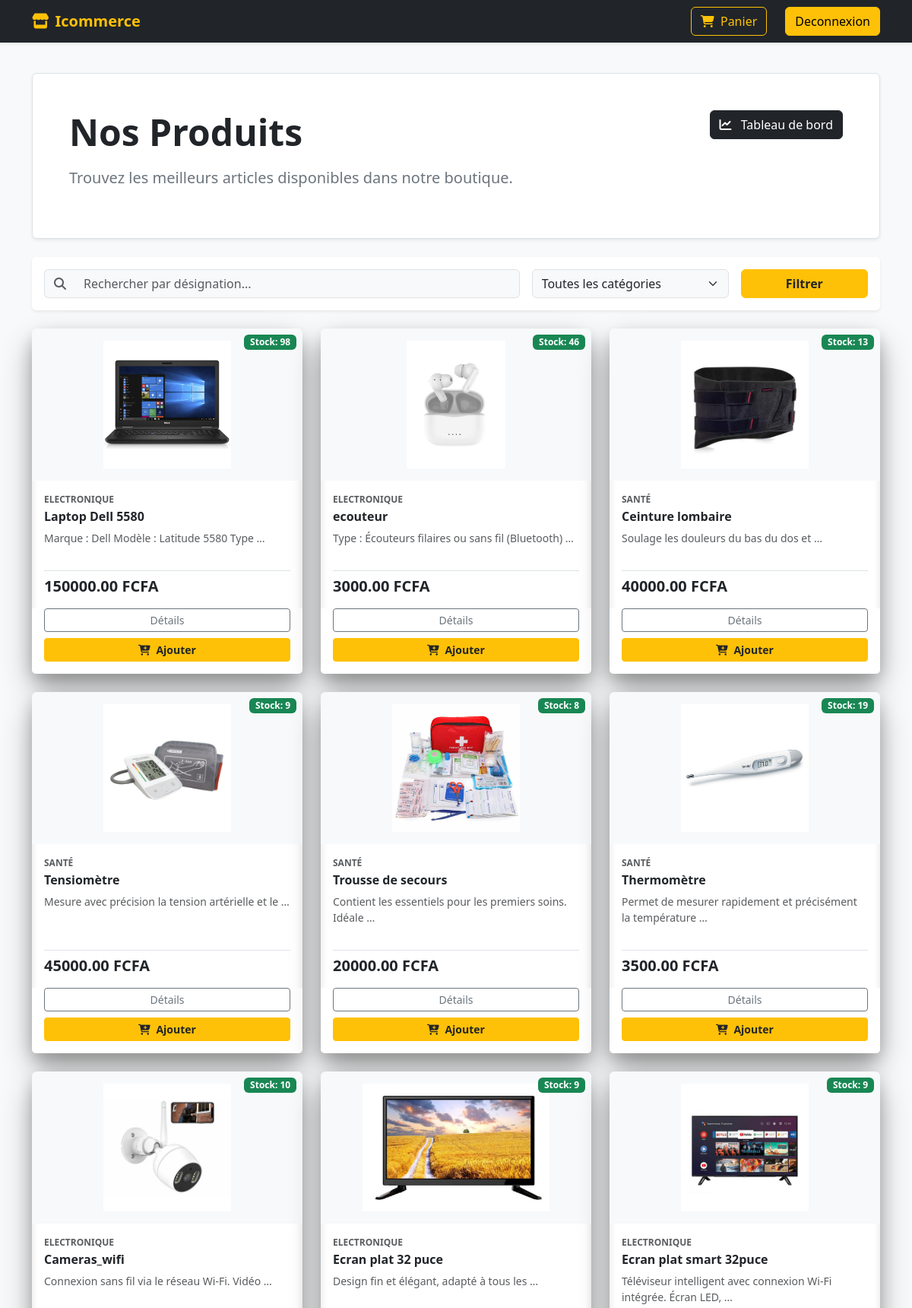
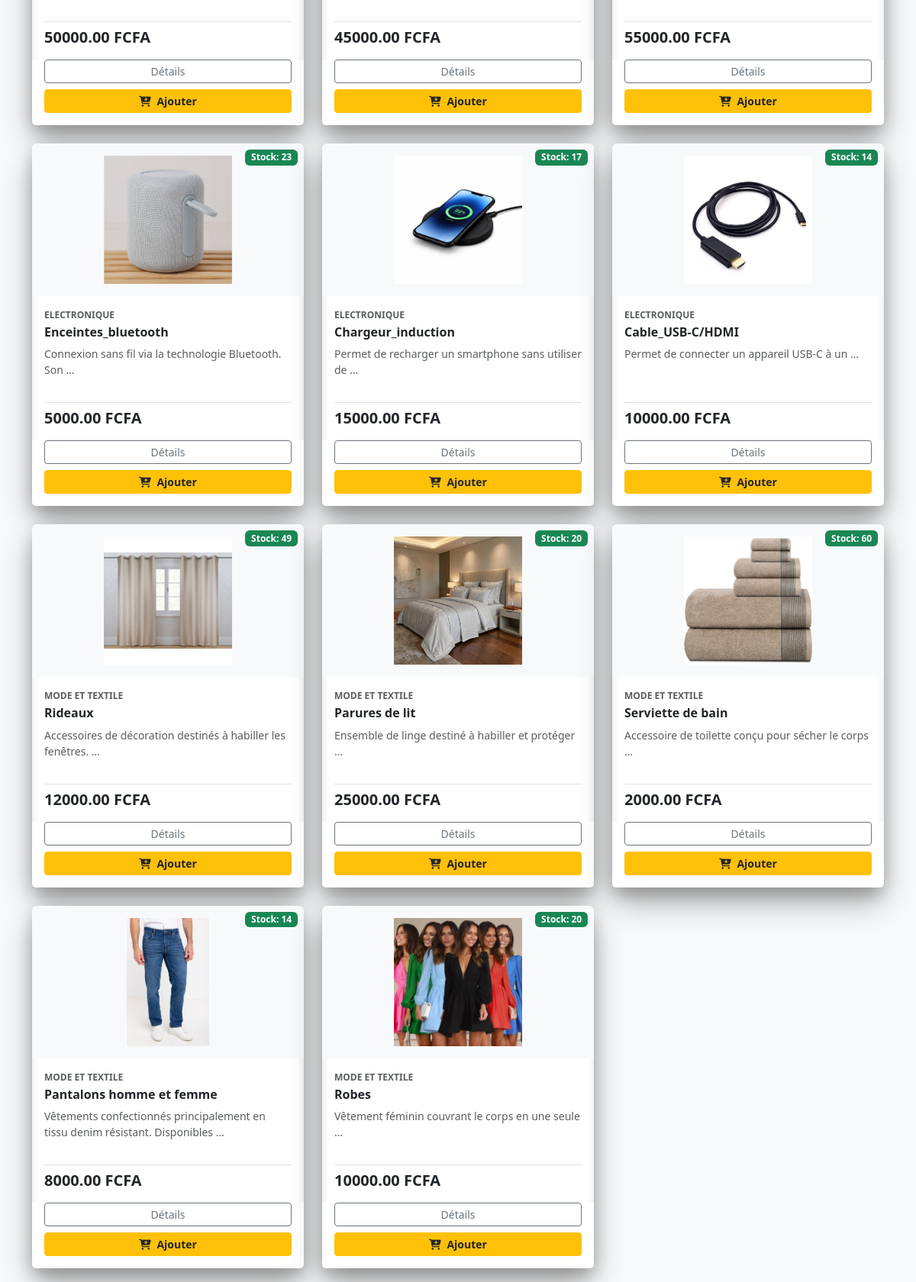
Screenshot of / (signed in, upper part) with the database file from the repository (2 pictures, top to bottom).
### vente/models.py (models this page shows, shortened)
class Produit(models.Model):
    categorie = models.ForeignKey(
        Categorie,
        on_delete=models.CASCADE
    )
    designation = models.CharField(max_length=150)
    description = models.TextField()
    prix_achat = models.DecimalField(
        max_digits=10,
        decimal_places=2,
        default=0
    )
    prix_vente = models.DecimalField(
        max_digits=10,
        decimal_places=2,
        default=0
    )
    stock = models.PositiveIntegerField(default=0)
    image = models.ImageField(
        upload_to='produits/',
        blank=True,
        null=True
    )

class Categorie(models.Model):
    nom = models.CharField(max_length=100)

### vente/views.py (the view)
def catalogue(request):
    produits = Produit.objects.all()
    categories = Categorie.objects.all()
    query = request.GET.get("q")
    if query:
        produits = produits.filter(
            designation__icontains=query
        )
    categorie_id = request.GET.get("categorie")
    if categorie_id:
        produits = produits.filter(
            categorie_id=categorie_id
        )
    context = {
        "produits": produits,
        "categories": categories,
    }
    return render(
        request,
        "vente/catalogue.html",
        context,
    )

### vente/templates/vente/catalogue.html (shortened to what this page needs)
{% extends 'vente/base.html' %}
{% load static %}
{% block content %}
<div class="container">
    <div class="p-4 p-md-5 mb-4 rounded text-body-emphasis bg-white shadow-sm border">
    <div class="d-flex justify-content-between align-items-start">
        <div class="col-lg-8 px-0">
            <h1 class="display-5 fw-bold text-dark">
                Nos Produits
            </h1>
            <p class="lead my-3 text-secondary">
                Trouvez les meilleurs articles disponibles dans notre boutique.
            </p>
        </div>
      {% if user.is_authenticated and user.is_staff %}
    <div>
        <a href="{% url 'vente:tableau_bord_admin' %}"
           class="btn btn-dark">
            <i class="fa-solid fa-chart-line me-2"></i>
            Tableau de bord
        </a>
    </div>
{% endif %}
    </div>
</div>
    <div class="card shadow-sm mb-4 border-0">
        <div class="card-body bg-white rounded">
            <form method="GET" action="{% url 'vente:catalogue' %}" class="row g-3">
                <div class="col-md-7">
                    <div class="input-group">
                        <span class="input-group-text bg-light border-end-0"><i class="fa-solid fa-magnifying-glass text-muted"></i></span>
                        <input type="text" name="q" class="form-control border-start-0 bg-light" placeholder="Rechercher par désignation..." value="{{ request.GET.q }}">
                    </div>
                </div>
                <div class="col-md-3">
                    <select name="categorie" class="form-select bg-light">
                        <option value="">Toutes les catégories</option>
                    </select>
                </div>
                <div class="col-md-2 d-grid">
                    <button type="submit" class="btn btn-warning text-dark fw-bold">Filtrer</button>
                </div>
            </form>
        </div>
    </div>
    <div class="row row-cols-1 row-cols-sm-2 row-cols-md-3 row-cols-lg-3 g-4">
        {% for produit in produits %}
            <div class="col">
                <div class="card h-100 border-0 rounded-4"
                   style="box-shadow:
                   0 20px 40px rgba(0,0,0,0.30),
                   0 10px 20px rgba(0,0,0,0.20),
                   inset 0 3px 8px rgba(255,255,255,0.7),
                   inset 0 -5px 10px rgba(0,0,0,0.15);">
                    <div class="position-relative text-center bg-light rounded-top p-3" style="height: 200px;">
                        {% if produit.image %}
                            <img src="{{ produit.image.url }}" class="img-fluid h-100" style="object-fit: contain;" alt="{{ produit.designation }}">
                        {% else %}
                            <div class="d-flex align-items-center justify-content-center h-100 text-muted">
                                <i class="fa-solid fa-image fa-3x"></i>
                            </div>
                        {% endif %}
                        {% if produit.stock > 0 %}
                            <span class="badge bg-success position-absolute top-0 end-0 m-2">Stock: {{ produit.stock }}</span>
                        {% else %}
                            <span class="badge bg-danger position-absolute top-0 end-0 m-2">Rupture</span>
                        {% endif %}
                    </div>
                    <div class="card-body d-flex flex-column">
                        <small class="text-uppercase text-muted fw-bold mb-1" style="font-size: 0.75rem;">
                            {{ produit.categorie.nom }}
                        </small>
                        <h5 class="card-title text-dark h6 fw-bold mb-2 text-truncate">
                            <a href="{% url 'vente:produit_detail' produit.id %}" class="text-decoration-none text-dark">
                                {{ produit.designation }}
                            </a>
                        </h5>
                        <p class="card-text text-muted small flex-grow-1">
                            {{ produit.description|truncatewords:8 }}
                        </p>
                        <div class="mt-3 pt-2 border-top">
    <span class="h5 mb-0 fw-bold text-dark">
        {{ produit.prix_vente }} FCFA
    </span>
</div>
                    </div>
                    <div class="card-footer bg-white border-top-0 pt-0 pb-3">
                        <div class="d-grid gap-2">
                            <a href="{% url 'vente:produit_detail' produit.id %}" class="btn btn-outline-secondary btn-sm">Détails</a>
                            {% if produit.stock > 0 %}
                                <a href="{% url 'vente:ajouter_au_panier' produit.id %}" class="btn btn-warning text-dark fw-semibold btn-sm">
                                    <i class="fa-solid fa-cart-plus me-1"></i> Ajouter
                                </a>
                            {% else %}
                                <button class="btn btn-secondary btn-sm" disabled>Indisponible</button>
                            {% endif %}
                        </div>
                    </div>
                </div>
            </div>
        {% empty %}
            <div class="col-12 text-center py-5">
                <p class="text-muted fs-5">Aucun produit ne correspond à votre recherche.</p>
            </div>
        {% endfor %}
    </div>
</div>
{% endblock %}

### rows the page displays
Produit: image (picture), stock "98", categorie.nom "ELECTRONIQUE", designation "Laptop Dell 5580", description "Marque : Dell Modèle : Latitude 5580 Type …", prix_vente "150000.00", shows "Ajouter"
Produit: image (picture), stock "46", categorie.nom "ELECTRONIQUE", designation "ecouteur", description "Type : Écouteurs filaires ou sans fil (Bluetooth) …", prix_vente "3000.00", shows "Ajouter"
Produit: image (picture), stock "13", categorie.nom "SANTÉ", designation "Ceinture lombaire", description "Soulage les douleurs du bas du dos et …", prix_vente "40000.00", shows "Ajouter"
Produit: image (picture), stock "9", categorie.nom "SANTÉ", designation "Tensiomètre", description "Mesure avec précision la tension artérielle et le …", prix_vente "45000.00", shows "Ajouter"
Produit: image (picture), stock "8", categorie.nom "SANTÉ", designation "Trousse de secours", description "Contient les essentiels pour les premiers soins. Idéale …", prix_vente "20000.00", shows "Ajouter"
Produit: image (picture), stock "19", categorie.nom "SANTÉ", designation "Thermomètre", description "Permet de mesurer rapidement et précisément la température …", prix_vente "3500.00", shows "Ajouter"
Produit: image (picture), stock "10", categorie.nom "ELECTRONIQUE", designation "Cameras_wifi", description "Connexion sans fil via le réseau Wi-Fi. Vidéo …", prix_vente "50000.00", shows "Ajouter"
Produit: image (picture), stock "9", categorie.nom "ELECTRONIQUE", designation "Ecran plat 32 puce", description "Design fin et élégant, adapté à tous les …", prix_vente "45000.00", shows "Ajouter"
Produit: image (picture), stock "9", categorie.nom "ELECTRONIQUE", designation "Ecran plat smart 32puce", description "Téléviseur intelligent avec connexion Wi-Fi intégrée. Écran LED, …", prix_vente "55000.00", shows "Ajouter"
Produit: image (picture), stock "23", categorie.nom "ELECTRONIQUE", designation "Enceintes_bluetooth", description "Connexion sans fil via la technologie Bluetooth. Son …", prix_vente "5000.00", shows "Ajouter"
Produit: image (picture), stock "17", categorie.nom "ELECTRONIQUE", designation "Chargeur_induction", description "Permet de recharger un smartphone sans utiliser de …", prix_vente "15000.00", shows "Ajouter"
Produit: image (picture), stock "14", categorie.nom "ELECTRONIQUE", designation "Cable_USB-C/HDMI", description "Permet de connecter un appareil USB-C à un …", prix_vente "10000.00", shows "Ajouter"
Produit: image (picture), stock "49", categorie.nom "MODE ET TEXTILE", designation "Rideaux", description "Accessoires de décoration destinés à habiller les fenêtres. …", prix_vente "12000.00", shows "Ajouter"
Produit: image (picture), stock "20", categorie.nom "MODE ET TEXTILE", designation "Parures de lit", description "Ensemble de linge destiné à habiller et protéger …", prix_vente "25000.00", shows "Ajouter"
Produit: image (picture), stock "60", categorie.nom "MODE ET TEXTILE", designation "Serviette de bain", description "Accessoire de toilette conçu pour sécher le corps …", prix_vente "2000.00", shows "Ajouter"
Produit: image (picture), stock "14", categorie.nom "MODE ET TEXTILE", designation "Pantalons homme et femme", description "Vêtements confectionnés principalement en tissu denim résistant. Disponibles …", prix_vente "8000.00", shows "Ajouter"
Produit: image (picture), stock "20", categorie.nom "MODE ET TEXTILE", designation "Robes", description "Vêtement féminin couvrant le corps en une seule …", prix_vente "10000.00", shows "Ajouter"
